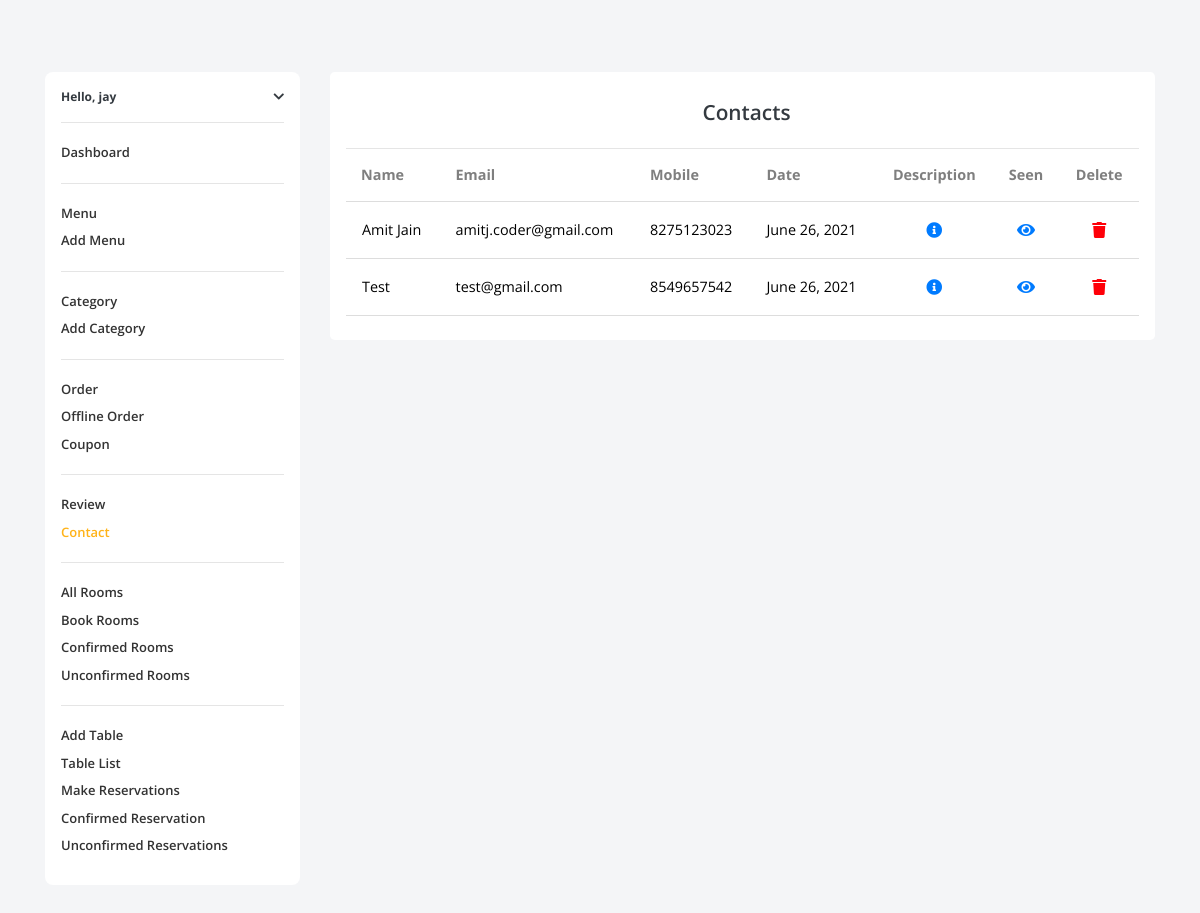
/analytics/contact/ (signed in), run on the app's committed database.
### users/models.py (models this page shows, shortened)
class User(AbstractBaseUser, PermissionsMixin):
    email = models.EmailField(_('Email'), unique=True, max_length=320, help_text='Provide an email for registration')
    name = models.CharField(_('Name'), max_length=70)
    phone_number = models.BigIntegerField(help_text='Provide an mobile number without +91')  # TODO add validator
    date_confirmation_mail_sent = models.DateTimeField(_('date confirmation mail sent'), default=timezone.now)
    date_joined = models.DateTimeField(_('date joined'), auto_now_add=True)
    is_active = models.BooleanField(_('active'), default=False)
    is_verified = models.BooleanField(_('verified'), default=False)
    is_staff = models.BooleanField(_('staff'), default=False)
    token = models.TextField(_('token'), blank=True, null=True)  # Used in DRF
    objects = UserManager()
    USERNAME_FIELD = 'email'
    EMAIL_FIELD = 'email'
    REQUIRED_FIELDS = ['phone_number']
    class Meta:
        verbose_name = _('user')
        verbose_name_plural = _('users')

### home/models.py (models this page shows, shortened)
class Contact(models.Model):
    name = models.CharField(max_length=100)
    email = models.EmailField(null=True, blank=True)
    mobile = models.BigIntegerField()
    description = models.TextField()
    date = models.DateTimeField(default=timezone.now)
    seen = models.BooleanField(default=False)
    class Meta:
        ordering = ['-date']

### analytics/views.py (the view)
# urls.py: path('contact/', views.ContactListView.as_view(), name="contact"),
class ContactListView(LoginRequiredMixin, IsAdmin, ListView):
    model = Contact
    paginate_by = 40
    template_name = 'analytics/contact_list.html'

### analytics/views.py (called while the page is built)
    def dispatch(self, request, *args, **kwargs):
        if request.user.is_staff and request.user.is_active and request.user.is_verified:
            return super().dispatch(request, *args, **kwargs)
        else:
            raise PermissionDenied

### home/context_processors.py (called while the page is built)
def get_current_year_to_context(request):
    current_datetime = datetime.datetime.now()
    return {
        'current_year': current_datetime.year
    }

def get_reservation_data(request):
    people_count_list = TableCount.objects.all()
    sitting_area = TableView.objects.all()
    time_list = TableTime.objects.all()
    context = {
        'people_count_list': people_count_list,
        'sitting_area': sitting_area,
        'time_list': time_list,
    }
    return context

### order/context_processors.py (called while the page is built)
def cart_details(request):
    cart_count = 0
    cart_list = ''
    order = ''
    context = {}
    if request.user.is_authenticated:
        cart_list = Cart.objects.filter(ordered=False, user=request.user)
        order = Order.objects.filter(ordered=False, user=request.user).first()
        if cart_list:
            cart_count = cart_list.count()
    context['cart_count'] = cart_count
    context['cart_list'] = cart_list
    context['orders'] = order
    return context

### analytics/templates/analytics/contact_list.html (shortened to what this page needs)
{% extends "analytics/base.html" %}
{% block nav-contact %}style="color: #FFB319;"{% endblock %}
{% block data %}
<link rel="stylesheet" href="https://cdnjs.cloudflare.com/ajax/libs/font-awesome/5.15.4/css/all.min.css" />
<div class="card border-0 rounded-lg py-4">
	<h3 class="text-dark ml-2 mb-0 pb-1" style="font-weight:600;font-size: 1.3em;color: #FFB319;" align="Center">Contacts</h3><hr>
<div style="overflow-x:auto;margin-top: -1em;">
  <table width="100%;">
	<thead>
		<tr>
			<th scope="col">Name</th>
			<th scope="col">Email</th>
			<th scope="col">Mobile</th>
			<th scope="col">Date</th>
			<th align="center" style="text-align: center;" scope="col">Description</th>
			<th align="center" style="text-align: center;" scope="col">Seen</th>
			<th align="center" style="text-align: center;" scope="col">Delete</th>
		</tr>
	</thead>
	<tbody>
        {% for object in object_list %}
		<tr>
			<td style="padding: 1em;"><p style="color: #000;font-size: 0.9em;">{{object.name|capfirst}}</p></td>
			<td><p style="color: #000;font-size: 0.9em;">{{object.email}}</td>
			<td><p style="color: #000;font-size: 0.9em;">{{object.mobile|safe}}</td>
			<td><p style="color: #000;font-size: 0.9em;">{{object.date.date}}</td>
			<td align="center"  class="text-center">
				<a type="button"  data-toggle="modal" data-target="#descModal{{object.pk}}" style="color: #007bff;">
					<i class="fas fa-info-circle"></i>
				</a>
			</td>
			<td align="center" >
				{% if object.seen %}
				<a style="color: #14e20c;">
					<i class="fas fa-check"></i>
				</a>
				{% else %}
				<a style="color: #007bff;" href="{% url 'analytics:contact-seen' object.id %}">
					<i class="fas fa-eye"></i>
				</a>
				{% endif %}
			</td>
			<td align="center"  class="text-center">
				<a type="button" data-toggle="modal" data-target="#delModal{{object.pk}}" style="color: rgb(255,0,8);"><i class="fas fa-trash" ></i></a>
        </td>
		</tr>
        {% endfor %}
	</tbody>
</table>
</div>
</div>
{% endblock data %}

### analytics/templates/analytics/base.html (shortened to what this page needs)
{% load static %}
<!DOCTYPE html>
<html class="no-js" lang="en">
<head>
     <link rel="stylesheet" href="https://cdn.jsdelivr.net/npm/bootstrap@4.6.0/dist/css/bootstrap.min.css">
    <link rel="stylesheet" href="{% static 'home/analytics/css/vendor.css' %}">
    <link rel="stylesheet" href="{% static 'home/analytics/css/utility.css' %}">
    <link rel="stylesheet" href="{% static 'home/analytics/css/app.color2.css' %}">
    <link type="text/css" rel="stylesheet" href="{% static 'home/css/custom_style.css' %}">
</head>
<body onload="on_load_fs()" class="config" style="background: #F4F5F7;">
<br>
<br>
<br>
        <div class="u-s-p-b-60">
                <div class="section__content">
                    <div class="dash">
                        <div class="container">
                            <div class="row">
                                <div class="col-lg-3 col-md-12">
                                    <div class="bg-white u-s-m-b-30" style="border-radius: 0.5em;">
                                        <div class="" style="text-align: left; padding: 1em; padding-bottom: 0.1em;">
                                            <a data-toggle="collapse" data-target=".collapse" href="#collapseExample" role="button" aria-expanded="false" aria-controls="collapseExample" class="dash__text u-s-m-b-16 font-weight-bolder text-dark">Hello, {{ user.name }} <span class="float-right"><i class="fas fa-chevron-down"></i></span></a>
                                            <ul class="dash__f-list ah-list--link-color-secondary collapse show" id="collapseExample" >
                                                <hr>
                                                <li >
                                                    <a class="dash-active"  {% block dashboard %}{% endblock %} href="{% url 'analytics:dashboard' %}">Dashboard</a>
                                                </li>
                                                <hr>
                                                <li >
                                                    <a class="dash-active"  {% block nav-menu %}{% endblock %} href="{% url 'analytics:menu-list' %}">Menu</a>
                                                </li>
                                                <li >
                                                    <a class="dash-active"  {% block nav-menu-add %}{% endblock %} href="{% url 'analytics:menu-add' %}">Add Menu</a>
                                                </li>
                                                <hr>
                                                <li >
                                                    <a class="dash-active" {% block nav-category %}{% endblock %}  href="{% url 'analytics:category-list' %}">Category</a>
                                                </li>
                                                <li >
                                                    <a class="dash-active"   href="{% url 'analytics:category-add' %}">Add Category</a>
                                                </li>
                                                <hr>
                                                <li >
                                                    <a class="dash-active"  href="{% url 'analytics:order-list' %}">Order </a>
                                                </li>
                                                <li >
                                                    <a class="dash-active"  href="{% url 'analytics:offline-order-list' %}">Offline Order </a>
                                                </li>
                                                <li >
                                                    <a class="dash-active" {% block nav-coupon %}{% endblock %} href="{% url 'analytics:coupon-list' %}">Coupon</a>
                                                </li>
                                                <hr>
                                                <li >
                                                    <a class="dash-active" {% block nav-review %}{% endblock %} href="{% url 'analytics:review-list' %}">Review </a>
                                                </li>
                                                <li>
                                                    <a class="dash-active" {% block nav-contact %}{% endblock %} href="{% url 'analytics:contact' %}">Contact </a>
                                                </li>
                                                <hr>
                                                <li >
                                                    <a class="dash-active" {% block nav-room %}{% endblock %} href="{% url 'analytics:rooms-list' %}">All Rooms</a>
                                                </li>
                                                {% if '/analytics/book/room/' in request.get_full_path %}
                                                <li >
                                                    <a class="dash-active" style="color: #FFB319;" href="{% url 'analytics:admin-book-table' %}">Book Rooms</a>
                                                </li>
                                                {% else %}
                                                <li >
                                                    <a class="dash-active"  href="{% url 'analytics:admin-book-room' %}">Book Rooms</a>
                                                </li>
                                                {% endif %}
                                                {% if '/analytics/room/list/' in request.get_full_path %}
                                                <li >
                                                    <a class="dash-active" style="color: #FFB319;"  href="{% url 'analytics:booked-room-list' %}">Confirmed Rooms</a>
                                                </li>
                                                {% else %}
                                                <li >
                                                    <a class="dash-active" href="{% url 'analytics:booked-room-list' %}">Confirmed Rooms</a>
                                                </li>
                                                {% endif %}
                                                {% if '/analytics/room/not/confirmed/list/' in request.get_full_path %}
                                                <li >
                                                    <a class="dash-active" style="color: #FFB319;" href="{% url 'analytics:not-confirmed-rooms-list' %}">Unconfirmed Rooms <span id="room_booking_to_confirmed" class="badge badge-primary badge-pill"></span></a>
                                                </li>
                                                {% else %}
                                                <li >
                                                    <a class="dash-active"  href="{% url 'analytics:not-confirmed-rooms-list' %}">Unconfirmed Rooms </a>
                                                </li>
                                                {% endif %}
                                                <hr>
                                                <li >
                                                    <a class="dash-active" {% block nav-table %}{% endblock %} href="{% url 'analytics:table-create' %}">Add Table</a>
                                                </li>
                                                <li >
                                                    <a class="dash-active" {% block table-list %}{% endblock %} href="{% url 'analytics:table-list' %}">Table List</a>
                                                </li>
                                                {% if '/analytics/book/table/' in request.get_full_path %}
                                                <li >
                                                    <a class="dash-active" style="color: #FFB319;" href="{% url 'analytics:admin-book-table' %}">Make Reservations</a>
                                                </li>
                                                {% else %}
                                                <li >
                                                    <a class="dash-active" href="{% url 'analytics:admin-book-table' %}">Make Reservations</a>
                                                </li>
                                                {% endif %}
                                                {% if '/analytics/reservations/' in request.get_full_path %}
                                                <li >
                                                    <a class="dash-active" style="color: #FFB319;" href="{% url 'analytics:table-reservation-list' %}">Confirmed Reservation</a>
                                                </li>
                                                {% else %}
                                                <li >
                                                    <a class="dash-active" href="{% url 'analytics:table-reservation-list' %}">Confirmed Reservation</a>
                                                </li>
                                                {% endif %}
                                                {% if '/analytics/table/not/confirmed/list/' in request.get_full_path %}
                                                <li>
                                                    <a class="dash-active" style="color: #FFB319;" href="{% url 'analytics:not-confirmed-table-list' %}">Unconfirmed Reservations <span id="table_booking_to_confirmed" class="badge badge-primary badge-pill"></span></a>
                                                </li>
                                                {% else %}
                                                <li >
                                                    <a class="dash-active"  href="{% url 'analytics:not-confirmed-table-list' %}">Unconfirmed Reservations </a>
                                                </li>
                                                {% endif %}
                                                <br>
                                            </ul>
                                        </div>
                                    </div>
                                </div>
                                <div class="col-lg-9 col-md-12">
                                            {% block data %} {% endblock data %}
                                </div>
                            </div>
                        </div>
                    </div>
                </div>
            </div>
</body>
</html>

### analytics/templates/analytics/contact_list.html (style rules this page uses)
.card { display: block; padding: 1em; }
th { font-size: 0.9em; }
th, td { padding: 15px; border-bottom: 1px solid #ddd; }

### data on the page
User: name "jay"
Contact: name "Amit Jain", email "amitj.coder@gmail.com", mobile "8275123023", date "June 26, 2021", seen False (drawn)
Contact: name "Test", email "test@gmail.com", mobile "8549657542", date "June 26, 2021", seen False (drawn)
